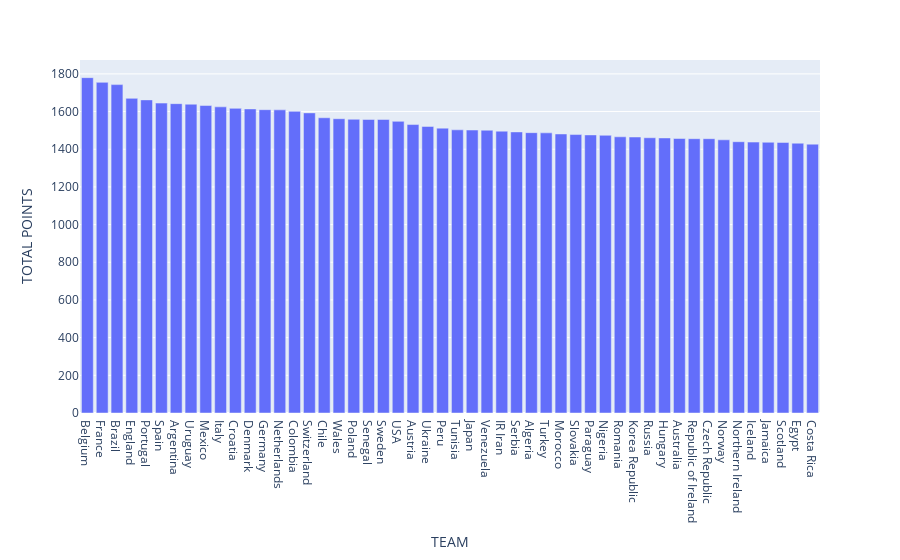

The code cell stored with this chart in its notebook:
### Code cell
import plotly.express as px
fig = px.bar(df, x='TEAM', y='TOTAL POINTS')
fig.show()

### Figure 1 — Plotly figure (JSON) as saved in the notebook; plotly's stock layout.template omitted (floating-point values rounded to 4 significant figures)
{"data": [{"alignmentgroup": "True", "hovertemplate": "TEAM=%{x}<br>TOTAL POINTS=%{y}<extra></extra>", "legendgroup": "", "marker": {"color": "#636efa"}, "name": "", "offsetgroup": "", "orientation": "v", "showlegend": false, "textposition": "auto", "type": "bar", "x": ["Belgium", "France", "Brazil", "England", "Portugal", "Spain", "Argentina", "Uruguay", "Mexico", "Italy", "Croatia", "Denmark", "Germany", "Netherlands", "Colombia", "Switzerland", "Chile", "Wales", "Poland", "Senegal", "Sweden", "USA", "Austria", "Ukraine", "Peru", "Tunisia", "Japan", "Venezuela", "IR Iran", "Serbia", "Algeria", "Turkey", "Morocco", "Slovakia", "Paraguay", "Nigeria", "Romania", "Korea Republic", "Russia", "Hungary", "Australia", "Republic of Ireland", "Czech Republic", "Norway", "Northern Ireland", "Iceland", "Jamaica", "Scotland", "Egypt", "Costa Rica"], "xaxis": "x", "y": [1780, 1755, 1743, 1670, 1662, 1645, 1642, 1639, 1632, 1625, 1617, 1614, 1610, 1609, 1601, 1593, 1567, 1562, 1559, 1558, 1558, 1548, 1531, 1521, 1512, 1503, 1502, 1501, 1496, 1492, 1488, 1487, 1481, 1478, 1476, 1474, 1466, 1465, 1461, 1460, 1457, 1456, 1456, 1450, 1440, 1438, 1437, 1436, 1432, 1427], "yaxis": "y"}], "layout": {"barmode": "relative", "legend": {"tracegroupgap": 0}, "margin": {"t": 60}, "xaxis": {"anchor": "y", "domain": [0, 1], "title": {"text": "TEAM"}}, "yaxis": {"anchor": "x", "domain": [0, 1], "title": {"text": "TOTAL POINTS"}}}}
